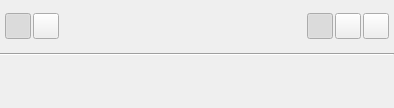
<?xml version="1.0" encoding="UTF-8"?>
<ui version="4.0">
 <class>brushStackItem</class>
 <widget class="QWidget" name="brushStackItem">
  <property name="geometry">
   <rect>
    <x>0</x>
    <y>0</y>
    <width>394</width>
    <height>108</height>
   </rect>
  </property>
  <property name="sizePolicy">
   <sizepolicy hsizetype="Preferred" vsizetype="Preferred">
    <horstretch>0</horstretch>
    <verstretch>0</verstretch>
   </sizepolicy>
  </property>
  <property name="windowTitle">
   <string>Form</string>
  </property>
  <layout class="QVBoxLayout" name="verticalLayout_2">
   <property name="spacing">
    <number>0</number>
   </property>
   <property name="leftMargin">
    <number>0</number>
   </property>
   <property name="topMargin">
    <number>0</number>
   </property>
   <property name="rightMargin">
    <number>0</number>
   </property>
   <property name="bottomMargin">
    <number>0</number>
   </property>
   <item>
    <widget class="QWidget" name="headerWidget" native="true">
     <layout class="QHBoxLayout" name="horizontalLayout_2">
      <property name="spacing">
       <number>0</number>
      </property>
      <property name="leftMargin">
       <number>0</number>
      </property>
      <property name="topMargin">
       <number>0</number>
      </property>
      <property name="rightMargin">
       <number>0</number>
      </property>
      <property name="bottomMargin">
       <number>0</number>
      </property>
      <item>
       <layout class="QHBoxLayout" name="horizontalLayout" stretch="0,0,0,0,0,0">
        <property name="spacing">
         <number>2</number>
        </property>
        <property name="sizeConstraint">
         <enum>QLayout::SetDefaultConstraint</enum>
        </property>
        <property name="leftMargin">
         <number>5</number>
        </property>
        <property name="topMargin">
         <number>5</number>
        </property>
        <property name="rightMargin">
         <number>5</number>
        </property>
        <property name="bottomMargin">
         <number>5</number>
        </property>
        <item>
         <widget class="QPushButton" name="expanderButton">
          <property name="sizePolicy">
           <sizepolicy hsizetype="Fixed" vsizetype="Fixed">
            <horstretch>0</horstretch>
            <verstretch>0</verstretch>
           </sizepolicy>
          </property>
          <property name="minimumSize">
           <size>
            <width>26</width>
            <height>26</height>
           </size>
          </property>
          <property name="maximumSize">
           <size>
            <width>26</width>
            <height>26</height>
           </size>
          </property>
          <property name="text">
           <string/>
          </property>
          <property name="checkable">
           <bool>true</bool>
          </property>
          <property name="checked">
           <bool>true</bool>
          </property>
         </widget>
        </item>
        <item>
         <widget class="QToolButton" name="brushNameLabel">
          <property name="sizePolicy">
           <sizepolicy hsizetype="Fixed" vsizetype="Fixed">
            <horstretch>0</horstretch>
            <verstretch>0</verstretch>
           </sizepolicy>
          </property>
          <property name="minimumSize">
           <size>
            <width>26</width>
            <height>26</height>
           </size>
          </property>
          <property name="maximumSize">
           <size>
            <width>26</width>
            <height>26</height>
           </size>
          </property>
          <property name="text">
           <string/>
          </property>
          <property name="checkable">
           <bool>true</bool>
          </property>
         </widget>
        </item>
        <item>
         <spacer name="horizontalSpacer">
          <property name="orientation">
           <enum>Qt::Horizontal</enum>
          </property>
          <property name="sizeHint" stdset="0">
           <size>
            <width>0</width>
            <height>0</height>
           </size>
          </property>
         </spacer>
        </item>
        <item>
         <widget class="QPushButton" name="enabledButton">
          <property name="sizePolicy">
           <sizepolicy hsizetype="Fixed" vsizetype="Fixed">
            <horstretch>0</horstretch>
            <verstretch>0</verstretch>
           </sizepolicy>
          </property>
          <property name="minimumSize">
           <size>
            <width>23</width>
            <height>26</height>
           </size>
          </property>
          <property name="maximumSize">
           <size>
            <width>26</width>
            <height>26</height>
           </size>
          </property>
          <property name="text">
           <string/>
          </property>
          <property name="checkable">
           <bool>true</bool>
          </property>
          <property name="checked">
           <bool>true</bool>
          </property>
         </widget>
        </item>
        <item alignment="Qt::AlignLeft">
         <widget class="QPushButton" name="settingsButton">
          <property name="sizePolicy">
           <sizepolicy hsizetype="Fixed" vsizetype="Fixed">
            <horstretch>0</horstretch>
            <verstretch>0</verstretch>
           </sizepolicy>
          </property>
          <property name="minimumSize">
           <size>
            <width>26</width>
            <height>26</height>
           </size>
          </property>
          <property name="maximumSize">
           <size>
            <width>26</width>
            <height>26</height>
           </size>
          </property>
          <property name="text">
           <string/>
          </property>
         </widget>
        </item>
        <item alignment="Qt::AlignRight">
         <widget class="QPushButton" name="deleteButton">
          <property name="sizePolicy">
           <sizepolicy hsizetype="Fixed" vsizetype="Fixed">
            <horstretch>0</horstretch>
            <verstretch>0</verstretch>
           </sizepolicy>
          </property>
          <property name="minimumSize">
           <size>
            <width>26</width>
            <height>26</height>
           </size>
          </property>
          <property name="maximumSize">
           <size>
            <width>26</width>
            <height>26</height>
           </size>
          </property>
          <property name="text">
           <string/>
          </property>
         </widget>
        </item>
       </layout>
      </item>
     </layout>
    </widget>
   </item>
   <item>
    <widget class="Line" name="line_2">
     <property name="orientation">
      <enum>Qt::Horizontal</enum>
     </property>
    </widget>
   </item>
   <item>
    <widget class="QWidget" name="contentWidget" native="true">
     <property name="sizePolicy">
      <sizepolicy hsizetype="Preferred" vsizetype="Preferred">
       <horstretch>0</horstretch>
       <verstretch>0</verstretch>
      </sizepolicy>
     </property>
     <layout class="QVBoxLayout" name="verticalLayout">
      <property name="spacing">
       <number>0</number>
      </property>
      <property name="leftMargin">
       <number>0</number>
      </property>
      <property name="topMargin">
       <number>0</number>
      </property>
      <property name="rightMargin">
       <number>0</number>
      </property>
      <property name="bottomMargin">
       <number>0</number>
      </property>
     </layout>
    </widget>
   </item>
  </layout>
 </widget>
 <resources/>
 <connections/>
</ui>
